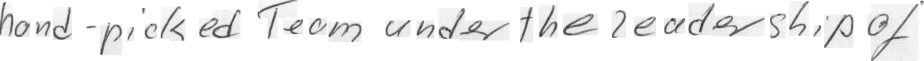
#> input picture Sentences/p3.png, 1847 x 121 px (shown at 1/2 size)
$ python -i word_detection.py   (imports and definitions only)   (older library calls are emulated)
#> lines starting #> are read from the running program, lines starting #| are printed output that depends on the picture; after the words box and inside, x2 and y2 are one past the last pixel; in counts of white or black regions, pixels touching at a corner belong together
#> further down, picture is the input picture: shape (121, 1847, 3); min 41, max 255, mean 238.8
import cv2
import numpy as np

# [2 lines not run here, left out]
# image = cv2.resize(image, (700,700))
# im1 = cv2.resize(image, (700,700))

def word_seperate(image):
    #grayscale
    gray = cv2.cvtColor(image,cv2.COLOR_BGR2GRAY)

    #binary
    ret,thresh = cv2.threshold(gray,127,255,cv2.THRESH_BINARY_INV)
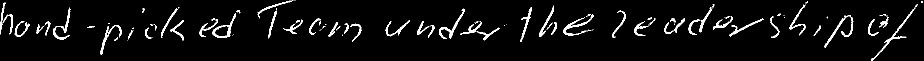
#> thresh: shape (121, 1847) (shown at 1/2 size); 4.8% white; 107 white regions (49 under 20 px), largest, box (x1, y1, x2, y2) and area: (1649, 30, 1707, 95) 501, (1743, 15, 1831, 121) 482, (1127, 29, 1187, 71) 480

    #dilation
    kernel = np.ones((5,20), np.uint8)
    img_dilation = cv2.dilate(thresh, kernel, iterations=1)
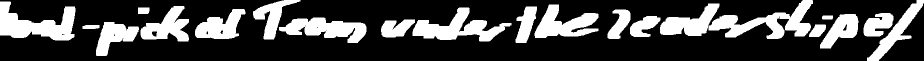
#> img_dilation: shape (121, 1847) (shown at 1/2 size); 27.4% white; 20 white regions
    cv2.imshow('dilated',img_dilation)

    #find contours
    im2,ctrs, hier = cv2.findContours(img_dilation.copy(), cv2.RETR_EXTERNAL, cv2.CHAIN_APPROX_SIMPLE)
#> ctrs = 20 contours; largest, box (x1, y1, x2, y2) and area: (1320, 0, 1626, 78) 9707, (0, 3, 151, 81) 6092, (825, 15, 1023, 83) 5503, (558, 35, 733, 86) 4856, (1069, 9, 1197, 76) 4384

    images = []

    #sort contours
    sorted_ctrs = sorted(ctrs, key=lambda ctr: cv2.boundingRect(ctr)[0])
#> sorted_ctrs has the same summary as ctrs

    for i, ctr in enumerate(sorted_ctrs):
        # Get bounding box
        x, y, w, h = cv2.boundingRect(ctr)
        # Getting ROI
        roi = image[y:y+h, x:x+w]
        cv2.rectangle(image,(x,y),( x + w, y + h ),(90,0,255),2)
        xxx = im1[y:y+h, x:x+w]
        images.append(xxx)
#> this loop made 1 pass
#> (x, y, w, h) on pass 1: (0, 3, 151, 78)
#> pass 1, in word_seperate, `roi = image[y:y+h, x:x+w]`:
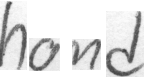
#> roi: shape (78, 151, 3); min 63, max 255, mean 224.8
#> after the loop:
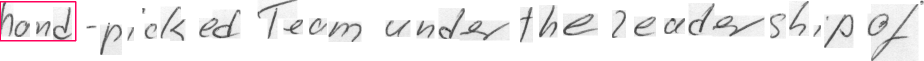
#> image: shape (121, 1847, 3) (shown at 1/2 size); 0.58% of pixels changed, all inside (x1, y1, x2, y2) = (0, 2, 153, 83)
#> after the loop, images = []
    return image

>>> import cv2
>>> picture = cv2.imread('Sentences/p3.png')
#> (the run stopped early here; a loop or call above may not have finished)

$ run again, on Sentences/p1.png
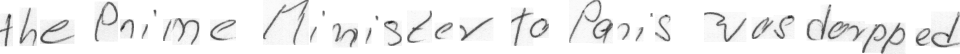
#> input picture Sentences/p1.png, 1920 x 107 px (shown at 1/2 size)
#> picture is the input picture: shape (107, 1920, 3); min 29, max 255, mean 239.3
#> in word_seperate, `ret,thresh = cv2.threshold(gray,127,255,cv2.THRESH_BINARY_INV)`:
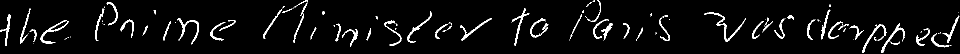
#> thresh: shape (107, 1920) (shown at 1/2 size); 4.8% white; 117 white regions (57 under 20 px), largest, box (x1, y1, x2, y2) and area: (1409, 25, 1492, 84) 483, (81, 40, 137, 87) 428, (354, 36, 398, 89) 393
#> img_dilation: shape (107, 1920); 30.8% white; 25 white regions
#> ctrs = 25 contours; largest, box (x1, y1, x2, y2) and area: (1605, 17, 1820, 107) 9040, (181, 2, 305, 84) 4924, (1130, 0, 1236, 83) 4704, (31, 15, 147, 89) 4030, (517, 0, 626, 88) 3992
#> sorted_ctrs has the same summary as ctrs
#> the loop in word_seperate, `for i, ctr in enumerate(sorted_ctrs):` made 1 pass
#> (x, y, w, h) on pass 1: (0, 26, 32, 68)
#> after the loop in word_seperate, `for i, ctr in enumerate(sorted_ctrs):`:
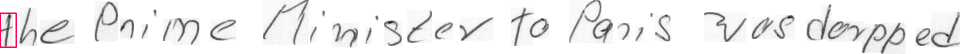
#> image: shape (107, 1920, 3) (shown at 1/2 size); 0.26% of pixels changed, all inside (x1, y1, x2, y2) = (0, 25, 34, 96)
#> after the loop in word_seperate, `for i, ctr in enumerate(sorted_ctrs):`: images = []

$ run again, on Sentences/p4.png
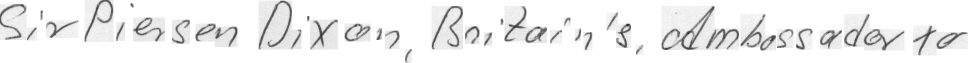
#> input picture Sentences/p4.png, 1935 x 125 px (shown at 1/2 size)
#> picture is the input picture: shape (125, 1935, 3); min 37, max 255, mean 238.4
#> in word_seperate, `ret,thresh = cv2.threshold(gray,127,255,cv2.THRESH_BINARY_INV)`:
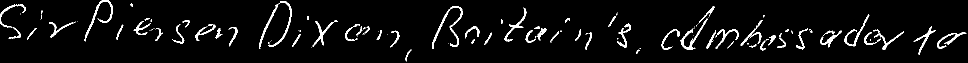
#> thresh: shape (125, 1935) (shown at 1/2 size); 4.8% white; 131 white regions (65 under 20 px), largest, box (x1, y1, x2, y2) and area: (864, 12, 925, 98) 686, (169, 0, 226, 83) 562, (1360, 37, 1415, 99) 491
#> img_dilation: shape (125, 1935); 28.2% white; 28 white regions
#> ctrs = 28 contours; largest, box (x1, y1, x2, y2) and area: (1404, 38, 1635, 103) 8104, (855, 10, 994, 100) 6246, (1632, 27, 1818, 102) 6222, (509, 0, 612, 100) 5808, (1314, 11, 1439, 102) 4962
#> sorted_ctrs has the same summary as ctrs
#> the loop in word_seperate, `for i, ctr in enumerate(sorted_ctrs):` made 1 pass
#> (x, y, w, h) on pass 1: (0, 7, 83, 74)
#> after the loop in word_seperate, `for i, ctr in enumerate(sorted_ctrs):`:
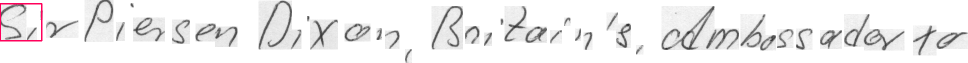
#> image: shape (125, 1935, 3) (shown at 1/2 size); 0.36% of pixels changed, all inside (x1, y1, x2, y2) = (0, 6, 85, 83)
#> after the loop in word_seperate, `for i, ctr in enumerate(sorted_ctrs):`: images = []
